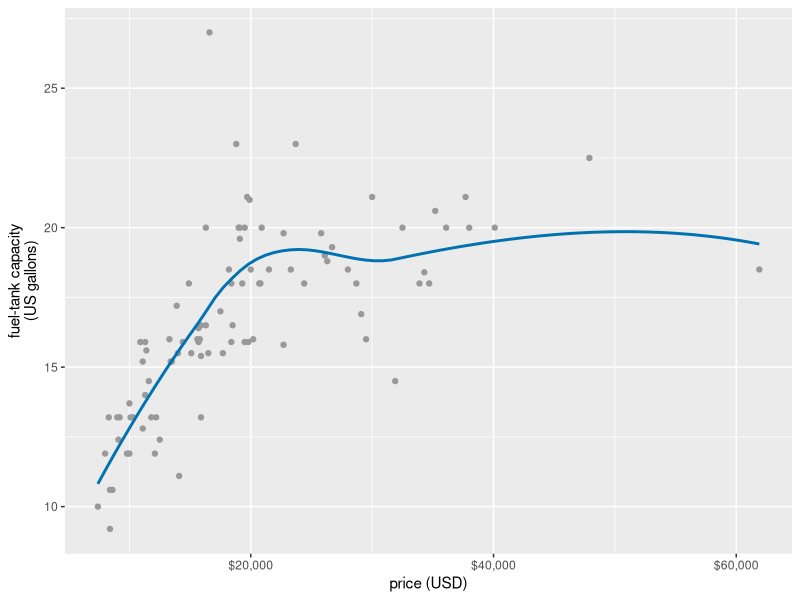
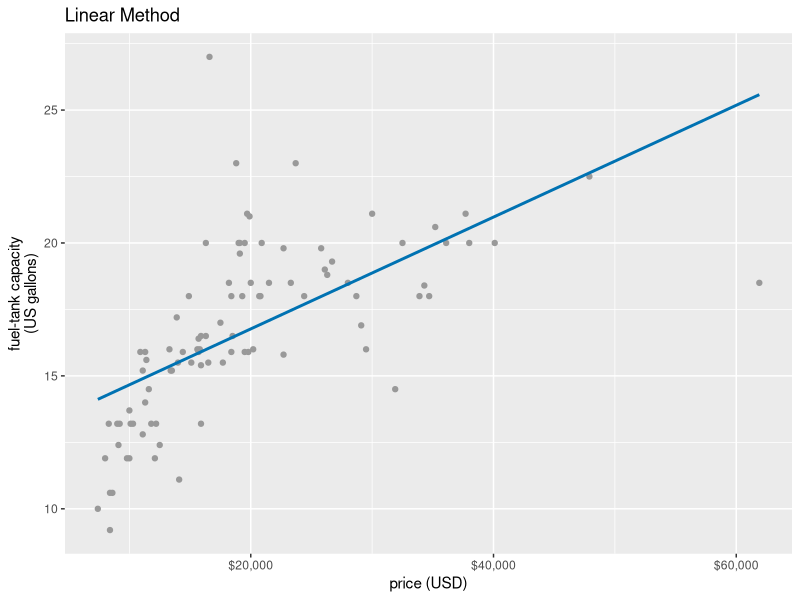
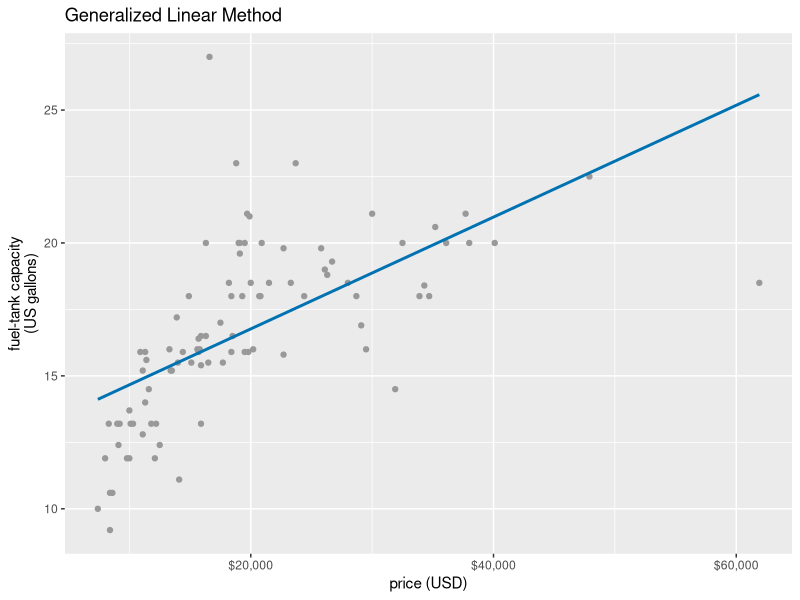
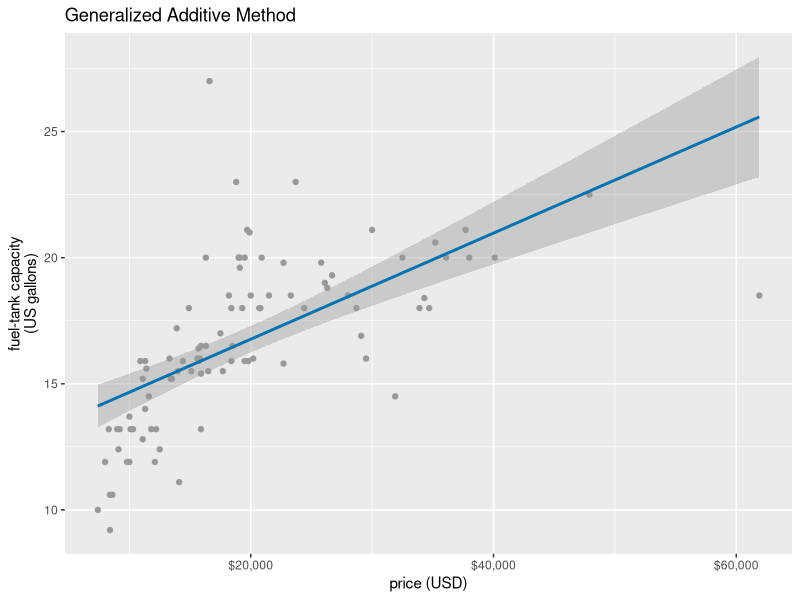
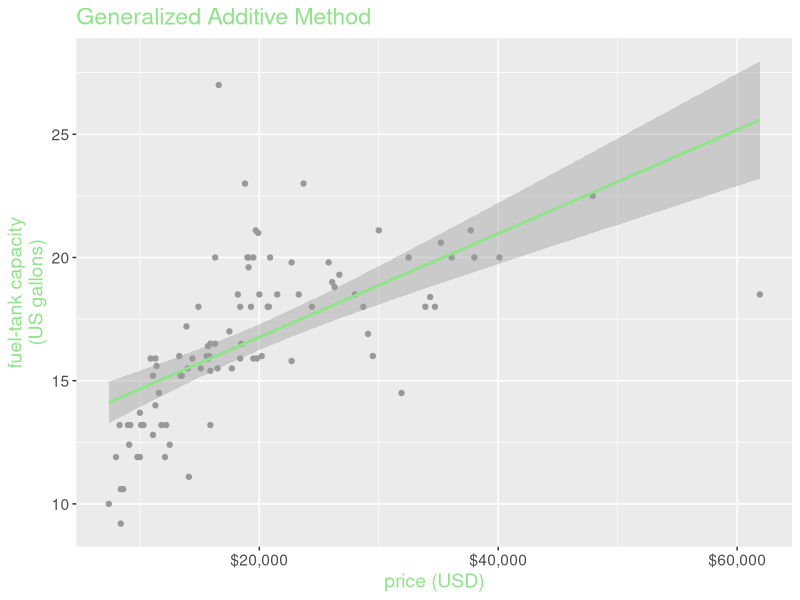
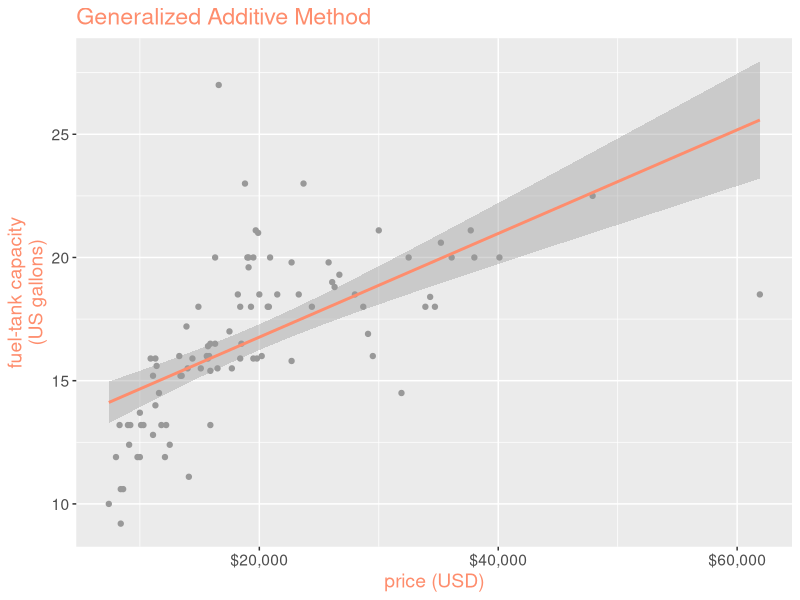
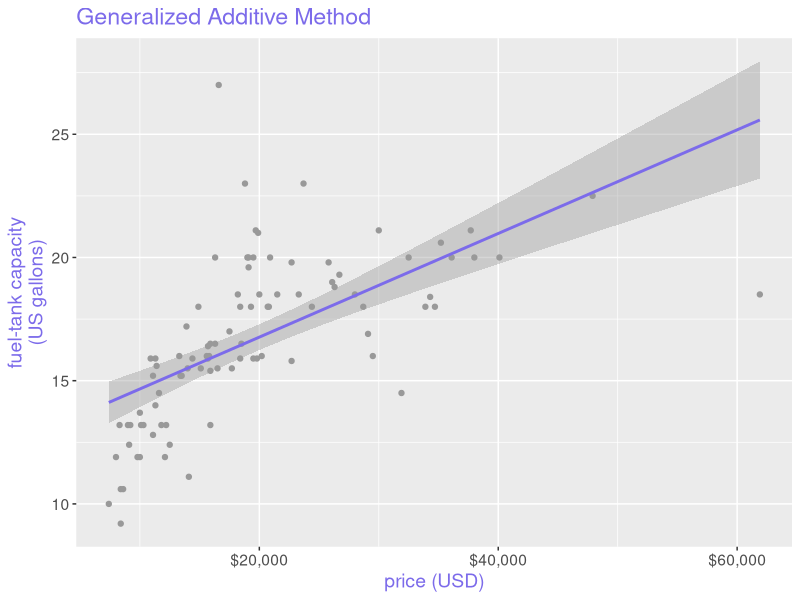
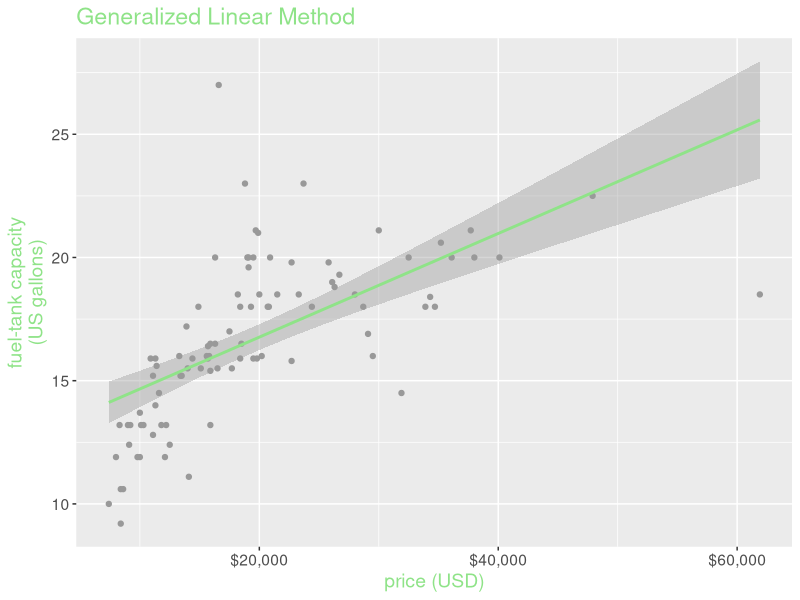

The R source for these figures, in order:
library(ggplot2)
cars93 <- MASS::Cars93
ggplot(cars93, aes(x = Price, y = Fuel.tank.capacity)) +
  geom_point(color = "grey60") +
  geom_smooth(se = FALSE, method = "loess", formula = y ~ x, color = "#0072B2") +
  scale_x_continuous(
    name = "price (USD)",
    breaks = c(20, 40, 60),
    labels = c("$20,000", "$40,000", "$60,000")
  ) +
  scale_y_continuous(name = "fuel-tank capacity\n(US gallons)")

ggplot(cars93, aes(x = Price, y = Fuel.tank.capacity)) +
  geom_point(color = "grey60") +
  geom_smooth(se = FALSE, method = "lm", formula = y ~ x, color = "#0072B2") +
  scale_x_continuous(
    name = "price (USD)",
    breaks = c(20, 40, 60),
    labels = c("$20,000", "$40,000", "$60,000")
  ) +
  scale_y_continuous(name = "fuel-tank capacity\n(US gallons)") +
  ggtitle("Linear Method")

ggplot(cars93, aes(x = Price, y = Fuel.tank.capacity)) +
  geom_point(color = "grey60") +
  geom_smooth(se = FALSE, method = "glm", formula = y ~ x, color = "#0072B2") +
  scale_x_continuous(
    name = "price (USD)",
    breaks = c(20, 40, 60),
    labels = c("$20,000", "$40,000", "$60,000")
  ) +
  scale_y_continuous(name = "fuel-tank capacity\n(US gallons)") +
  ggtitle("Generalized Linear Method")
 
ggplot(cars93, aes(x = Price, y = Fuel.tank.capacity)) +
  geom_point(color = "grey60") +
  geom_smooth(se = TRUE, method = "gam", formula = y ~ x, color = "#0072B2") +
  scale_x_continuous(
    name = "price (USD)",
    breaks = c(20, 40, 60),
    labels = c("$20,000", "$40,000", "$60,000")
  ) +
  scale_y_continuous(name = "fuel-tank capacity\n(US gallons)") +
  ggtitle("Generalized Additive Method")

ggplot(cars93, aes(x = Price, y = Fuel.tank.capacity)) +
  geom_point(color = "grey60") +
  geom_smooth(se = TRUE, method = "gam", formula = y ~ x, color = "#8fe388") +
  scale_x_continuous(
    name = "price (USD)",
    breaks = c(20, 40, 60),
    labels = c("$20,000", "$40,000", "$60,000")
  ) +
  scale_y_continuous(name = "fuel-tank capacity\n(US gallons)") +
  ggtitle("Generalized Additive Method") +
  theme(text = element_text(size = 14, color = "#8fe388"))

ggplot(cars93, aes(x = Price, y = Fuel.tank.capacity)) +
  geom_point(color = "grey60") +
  geom_smooth(se = TRUE, method = "gam", formula = y ~ x, color = "#fe8d6d") +
  scale_x_continuous(
    name = "price (USD)",
    breaks = c(20, 40, 60),
    labels = c("$20,000", "$40,000", "$60,000")
  ) +
  scale_y_continuous(name = "fuel-tank capacity\n(US gallons)") +
  ggtitle("Generalized Additive Method") +
  theme(text = element_text(size = 14, color = "#fe8d6d"))

ggplot(cars93, aes(x = Price, y = Fuel.tank.capacity)) +
  geom_point(color = "grey60") +
  geom_smooth(se = TRUE, method = "gam", formula = y ~ x, color = "#7c6bea") +
  scale_x_continuous(
    name = "price (USD)",
    breaks = c(20, 40, 60),
    labels = c("$20,000", "$40,000", "$60,000")
  ) +
  scale_y_continuous(name = "fuel-tank capacity\n(US gallons)") +
  ggtitle("Generalized Additive Method") +
  theme(text = element_text(size = 14, color = "#7c6bea"))

ggplot(cars93, aes(x = Price, y = Fuel.tank.capacity)) +
  geom_point(color = "grey60") +
  geom_smooth(se = TRUE, method = "glm", formula = y ~ x, color = "#8fe388") +
  scale_x_continuous(
    name = "price (USD)",
    breaks = c(20, 40, 60),
    labels = c("$20,000", "$40,000", "$60,000")
  ) +
  scale_y_continuous(name = "fuel-tank capacity\n(US gallons)") +
  ggtitle("Generalized Linear Method") +
  theme(text = element_text(size = 14, color = "#8fe388"))

ggplot(cars93, aes(x = Price, y = Fuel.tank.capacity)) +
  geom_point(color = "grey60") +
  geom_smooth(se = TRUE, method = "glm", formula = y ~ x, color = "#fe8d6d") +
  scale_x_continuous(
    name = "price (USD)",
    breaks = c(20, 40, 60),
    labels = c("$20,000", "$40,000", "$60,000")
  ) +
  scale_y_continuous(name = "fuel-tank capacity\n(US gallons)") +
  ggtitle("Generalized Linear Method") +
  theme(text = element_text(size = 14, color = "#fe8d6d"))

ggplot(cars93, aes(x = Price, y = Fuel.tank.capacity)) +
  geom_point(color = "grey60") +
  geom_smooth(se = TRUE, method = "glm", formula = y ~ x, color = "#7c6bea") +
  scale_x_continuous(
    name = "price (USD)",
    breaks = c(20, 40, 60),
    labels = c("$20,000", "$40,000", "$60,000")
  ) +
  scale_y_continuous(name = "fuel-tank capacity\n(US gallons)") +
  ggtitle("Generalized Linear Method") +
  theme(text = element_text(size = 14, color = "#7c6bea"))

ggplot(cars93, aes(x = Price, y = Fuel.tank.capacity)) +
  geom_point(color = "grey60") +
  geom_smooth(se = TRUE, method = "lm", formula = y ~ x, color = "#8fe388") +
  scale_x_continuous(
    name = "price (USD)",
    breaks = c(20, 40, 60),
    labels = c("$20,000", "$40,000", "$60,000")
  ) +
  scale_y_continuous(name = "fuel-tank capacity\n(US gallons)") +
  ggtitle("Linear Method") +
  theme(text = element_text(size = 14, color = "#8fe388"))

ggplot(cars93, aes(x = Price, y = Fuel.tank.capacity)) +
  geom_point(color = "grey60") +
  geom_smooth(se = TRUE, method = "lm", formula = y ~ x, color = "#fe8d6d") +
  scale_x_continuous(
    name = "price (USD)",
    breaks = c(20, 40, 60),
    labels = c("$20,000", "$40,000", "$60,000")
  ) +
  scale_y_continuous(name = "fuel-tank capacity\n(US gallons)") +
  ggtitle("Linear Method") +
  theme(text = element_text(size = 14, color = "#fe8d6d"))

ggplot(cars93, aes(x = Price, y = Fuel.tank.capacity)) +
  geom_point(color = "grey60") +
  geom_smooth(se = TRUE, method = "lm", formula = y ~ x, color = "#7c6bea") +
  scale_x_continuous(
    name = "price (USD)",
    breaks = c(20, 40, 60),
    labels = c("$20,000", "$40,000", "$60,000")
  ) +
  scale_y_continuous(name = "fuel-tank capacity\n(US gallons)") +
  ggtitle("Linear Method") +
  theme(text = element_text(size = 14, color = "#7c6bea"))
